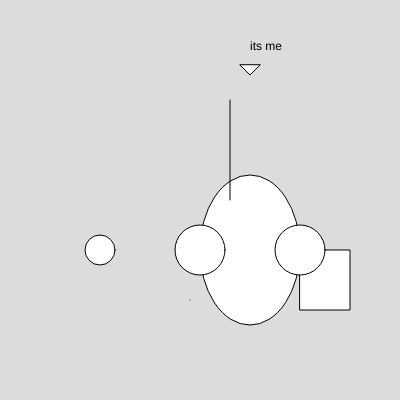
Frame 1 (no input)
Frame 60 (no input): identical to frame 1, image omitted
Frame 120 (the mouse pressed at the canvas centre since frame 60): identical to frame 1, image omitted

The p5.js sketch that drew this single still picture (run headless with seeded random() and noise() and a simulated clock; from frame 60 on, the mouse is pressed at the canvas centre):

// p5.js sketch
// ── sketch.js
function setup()
{
    createCanvas(400,400);
}
function draw()
{
    background(220);
    circle(100,250,30);
    circle(300,250,30);
    rect(300,250,50,60);
    ellipse(250,250,100,150);
    circle(200,250,20);
    circle(200,250,50);
    circle(300,250,20);
    circle(300,250,50);
    triangle(240,65,250,75,260,65);
    point(190,300);
    line(230,100,230,200);
    text('its me',250,50);
}

// ── protrait.html
<html>
  <head>
    <script src="p5"></script>
    <script src="sketch.js"></script>
  </head>
  <body>
  </body>
</html>
